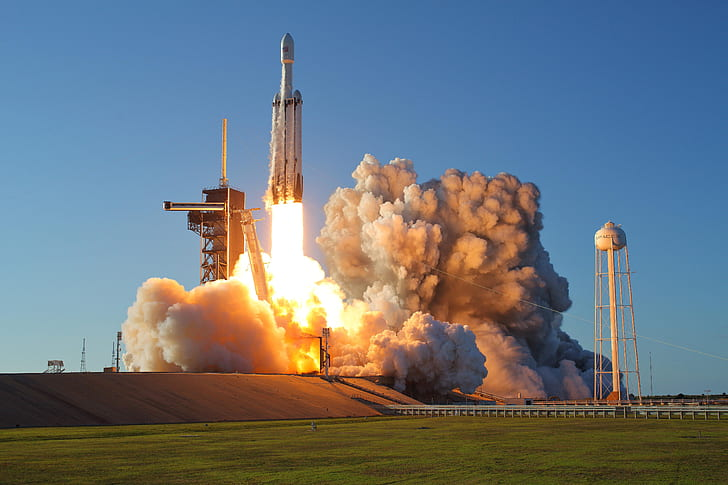
#> input picture opencv/images/falcon9.jpg, 728 x 485 px
$ jupyter execute enhancment.ipynb   (shell and % lines are left out)
#> lines starting #> are read from the running program, lines starting #| are printed output that depends on the picture
# Basic image enchancment

[cell 1]
import cv2
import matplotlib.pyplot as plt
import numpy as np
from IPython.display import Image

[cell 2]
img = cv2.imread("../images/falcon9.jpg", 1)
#> img is the input picture: shape (485, 728, 3); mean B, G, R 125.6, 118.2, 108.4
img=img[:,:,::-1]

plt.imshow(img)
#> (this line was passed over: IPython is not available in this run)

## Adjust brightness (addition)

[cell 3]
matrix = np.ones(img.shape, dtype="uint8") + 60

brightImage = cv2.add(img, matrix)
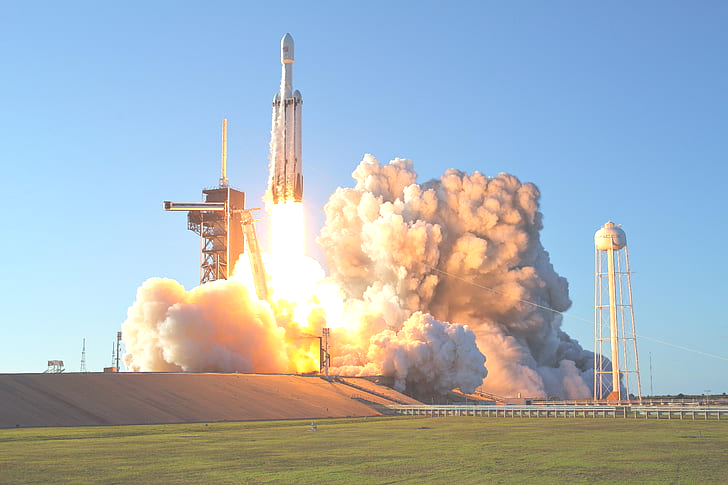
#> brightImage: shape (485, 728, 3); mean R, G, B 165.5, 177.8, 185.7
darkImage = cv2.subtract(img, matrix)
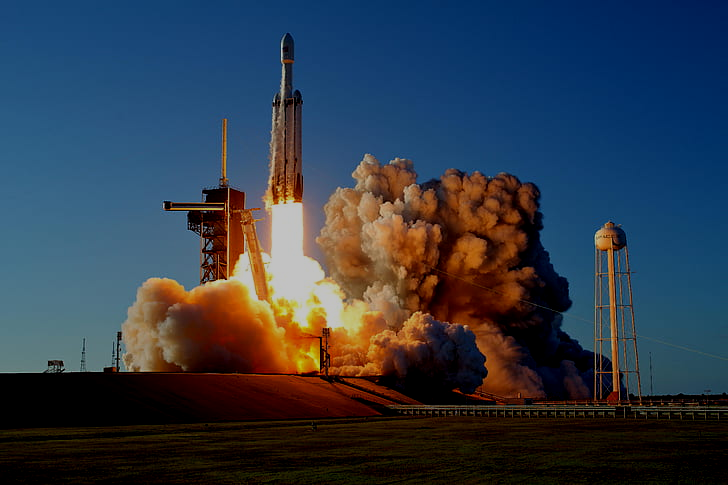
#> darkImage: shape (485, 728, 3); mean R, G, B 48.6, 59, 72.5

plt.figure(figsize=[20,5])
#> (this line was passed over: IPython is not available in this run)
plt.subplot(141); plt.imshow(brightImage); plt.title("Bright Image")
#> (this line was passed over: IPython is not available in this run)
#> (this line was passed over: IPython is not available in this run)
#> (this line was passed over: IPython is not available in this run)
plt.subplot(142); plt.imshow(img); plt.title("Original Image")
#> (this line was passed over: IPython is not available in this run)
#> (this line was passed over: IPython is not available in this run)
plt.subplot(143); plt.imshow(darkImage); plt.title("Dark Image")
